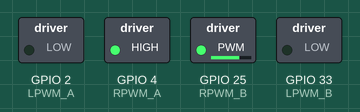
Simulated run of this sketch. Board: ESP32. Shown: switched loads named in the sketch (green lamp = pin HIGH). No CAN messages arrive unless stated; what the sketch prints to the serial monitor is not drawn.

Above: at 0.1 s.
Timing chart, 0 to 1.6 s (numbered marks = the images above):
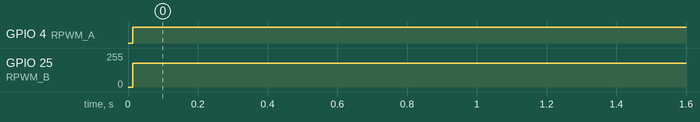

Measured:
- by itself, GPIO 4 (RPWM_A): LOW → HIGH at 0.01 s
- by itself, GPIO 25 (RPWM_B): 0/255 → 179/255 at 0.01 s

The sketch:

esp1test-2.ino
```cpp
#include <SPI.h>
#include <mcp2515.h>
#include "driver/twai.h"

// ------------------- MOTOR A CONFIG -------------------
const int RPWM_A = 4;
const int LPWM_A = 2;

// ------------------- MOTOR B CONFIG -------------------
const int RPWM_B = 25;
const int LPWM_B = 33;

// ------------------- PWM CONFIG -------------------
const int freq = 20000;
const int resolution = 8;
int pwmSpeed_A = 255;   // ✅ ความเร็ว Motor A (0–255)
int pwmSpeed_B = 180;
;   // ✅ ความเร็ว Motor B (0–255)

// ------------------- CAN CONFIG -------------------
#define CS_PIN   5
#define INT_PIN  15
#define CAN_TX   GPIO_NUM_27
#define CAN_RX   GPIO_NUM_26

MCP2515 can250(CS_PIN);

#define TIMESTAMP_CAN_ID   0x7FF
#define TIMESTAMP_INTERVAL 100
unsigned long lastTimestamp = 0;

// ------------------- SETUP -------------------
void setup() {
  Serial.begin(115200);
  Serial.println("\n=== CAN Bridge + Dual BTS7960 Motor Control (Independent Speed) ===");

  // --- Motor A setup ---
  pinMode(RPWM_A, OUTPUT);
  pinMode(LPWM_A, OUTPUT);
  ledcSetup(0, freq, resolution);
  ledcSetup(1, freq, resolution);
  ledcAttachPin(RPWM_A, 0);
  ledcAttachPin(LPWM_A, 1);
  Serial.println("✅ Motor A setup complete");

  // --- Motor B setup ---
  pinMode(RPWM_B, OUTPUT);
  pinMode(LPWM_B, OUTPUT);
  ledcSetup(2, freq, resolution);
  ledcSetup(3, freq, resolution);
  ledcAttachPin(RPWM_B, 2);
  ledcAttachPin(LPWM_B, 3);
  Serial.println("✅ Motor B setup complete");

  // --- MCP2515 setup ---
  SPI.begin();
  can250.reset();
  can250.setBitrate(CAN_250KBPS, MCP_8MHZ);
  can250.setNormalMode();
  pinMode(INT_PIN, INPUT);
  Serial.println("✅ MCP2515 started @250 kbps");

  // --- TWAI setup ---
  twai_general_config_t g_config = TWAI_GENERAL_CONFIG_DEFAULT(CAN_TX, CAN_RX, TWAI_MODE_NORMAL);
  twai_timing_config_t  t_config = TWAI_TIMING_CONFIG_500KBITS();
  twai_filter_config_t  f_config = TWAI_FILTER_CONFIG_ACCEPT_ALL();

  if (twai_driver_install(&g_config, &t_config, &f_config) == ESP_OK && twai_start() == ESP_OK) {
    Serial.println("✅ TWAI started @500 kbps");
  } else {
    Serial.println("❌ TWAI init failed!");
    while (1);
  }

  Serial.println("Bridge + Dual Motor Ready!\n");
}

// ------------------- LOOP -------------------
void loop() {
  handleCANBridge();
  handleTimestamp();
  maintainMotors();
}

// ------------------- FUNCTIONS -------------------
void handleCANBridge() {
  struct can_frame rxFrame;

  if (can250.readMessage(&rxFrame) == MCP2515::ERROR_OK) {
    Serial.printf("[250→500] ID:0x%08lX DLC:%d Data:", (unsigned long)rxFrame.can_id, rxFrame.can_dlc);
    for (int i = 0; i < rxFrame.can_dlc; i++) Serial.printf(" %02X", rxFrame.data[i]);
    Serial.println();

    twai_message_t txMsg = {};
    if (rxFrame.can_id & CAN_EFF_FLAG) {
      txMsg.identifier = rxFrame.can_id & CAN_EFF_MASK;
      txMsg.extd = 1;
    } else {
      txMsg.identifier = rxFrame.can_id & CAN_SFF_MASK;
      txMsg.extd = 0;
    }

    txMsg.data_length_code = rxFrame.can_dlc;
    memcpy(txMsg.data, rxFrame.data, rxFrame.can_dlc);

    esp_err_t result = twai_transmit(&txMsg, pdMS_TO_TICKS(5));
    if (result == ESP_OK)
      Serial.println("→ Sent to 500 kbps bus ✅");
    else
      Serial.println("⚠️ Send failed!");
  }
}

// ส่ง timestamp frame ทุก TIMESTAMP_INTERVAL ms
void handleTimestamp() {
  if (millis() - lastTimestamp >= TIMESTAMP_INTERVAL) {
    lastTimestamp = millis();

    twai_message_t tsMsg = {};
    tsMsg.identifier = TIMESTAMP_CAN_ID;
    tsMsg.extd = 0;
    tsMsg.data_length_code = 4;

    uint32_t t = millis();
    tsMsg.data[0] = (t & 0xFF);
    tsMsg.data[1] = (t >> 8) & 0xFF;
    tsMsg.data[2] = (t >> 16) & 0xFF;
    tsMsg.data[3] = (t >> 24) & 0xFF;

    if (twai_transmit(&tsMsg, pdMS_TO_TICKS(5)) == ESP_OK)
      Serial.printf("⏱ Timestamp sent [ID:0x%03X] = %lu ms\n", TIMESTAMP_CAN_ID, t);
  }
}

// ควบคุมมอเตอร์ทั้งสอง (เดินหน้า, ความเร็วแยกกัน)
void maintainMotors() {
  // Motor A
  ledcWrite(0, pwmSpeed_A);  // RPWM เดินหน้า
  ledcWrite(1, 0);           // LPWM ปิด

  // Motor B
  ledcWrite(2, pwmSpeed_B);  // RPWM เดินหน้า
  ledcWrite(3, 0);           // LPWM ปิด
}
```
